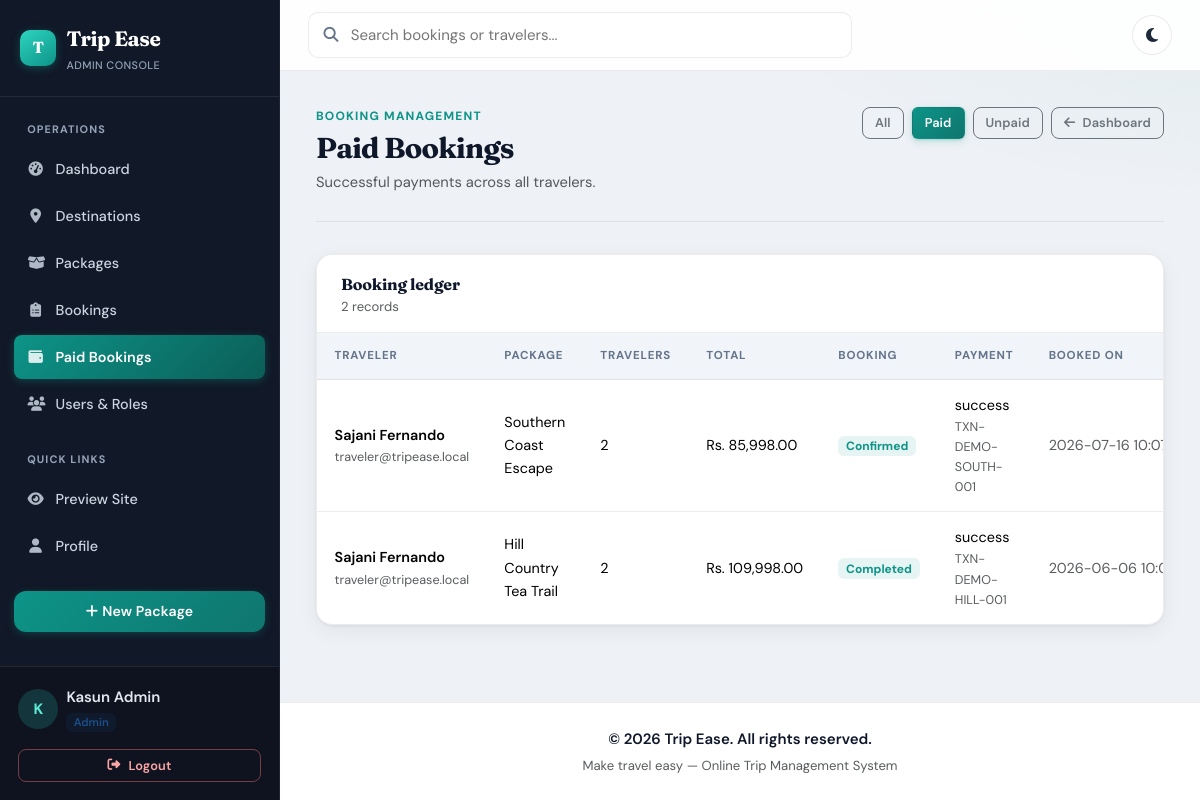
Page /admin/bookings/list.php?payment=success (signed in) on the committed database.
### tables this page shows
CREATE TABLE IF NOT EXISTS bookings (
    booking_id INT AUTO_INCREMENT PRIMARY KEY,
    user_id INT NOT NULL,
    package_id INT NOT NULL,
    num_travelers INT NOT NULL DEFAULT 1,
    total_price DECIMAL(10,2) NOT NULL DEFAULT 0.00,
    status ENUM('pending', 'confirmed', 'completed', 'cancelled') NOT NULL DEFAULT 'pending',
    booking_date TIMESTAMP NOT NULL DEFAULT CURRENT_TIMESTAMP,
    updated_at TIMESTAMP NOT NULL DEFAULT CURRENT_TIMESTAMP ON UPDATE CURRENT_TIMESTAMP,
    CONSTRAINT fk_bookings_user FOREIGN KEY (user_id) REFERENCES users(user_id) ON DELETE RESTRICT,
    CONSTRAINT fk_bookings_package FOREIGN KEY (package_id) REFERENCES packages(package_id) ON DELETE RESTRICT
);

CREATE TABLE IF NOT EXISTS users (
    user_id INT AUTO_INCREMENT PRIMARY KEY,
    name VARCHAR(100) NOT NULL,
    email VARCHAR(150) NOT NULL UNIQUE,
    password_hash VARCHAR(255) NOT NULL,
    phone VARCHAR(20) NULL,
    role ENUM('traveler', 'admin') NOT NULL DEFAULT 'traveler',
    status ENUM('active', 'inactive') NOT NULL DEFAULT 'active',
    profile_image VARCHAR(255) NULL,
    created_at TIMESTAMP NOT NULL DEFAULT CURRENT_TIMESTAMP,
    updated_at TIMESTAMP NOT NULL DEFAULT CURRENT_TIMESTAMP ON UPDATE CURRENT_TIMESTAMP
);

CREATE TABLE IF NOT EXISTS packages (
    package_id INT AUTO_INCREMENT PRIMARY KEY,
    title VARCHAR(180) NOT NULL,
    description TEXT NOT NULL,
    price DECIMAL(10,2) NOT NULL DEFAULT 0.00,
    duration_days INT NOT NULL,
    max_participants INT NOT NULL DEFAULT 1,
    available_slots INT NOT NULL DEFAULT 1,
    image VARCHAR(255) NULL,
    inclusions TEXT NULL,
    exclusions TEXT NULL,
    start_date DATE NULL,
    end_date DATE NULL,
    created_by INT NOT NULL,
    status ENUM('active', 'inactive') NOT NULL DEFAULT 'active',
    created_at TIMESTAMP NOT NULL DEFAULT CURRENT_TIMESTAMP,
    updated_at TIMESTAMP NOT NULL DEFAULT CURRENT_TIMESTAMP ON UPDATE CURRENT_TIMESTAMP,
    CONSTRAINT fk_packages_created_by FOREIGN KEY (created_by) REFERENCES users(user_id) ON DELETE RESTRICT
);

CREATE TABLE IF NOT EXISTS payments (
    payment_id INT AUTO_INCREMENT PRIMARY KEY,
    booking_id INT NOT NULL UNIQUE,
    amount DECIMAL(10,2) NOT NULL,
    payment_method VARCHAR(50) NOT NULL,
    status ENUM('success', 'failed', 'pending') NOT NULL DEFAULT 'pending',
    transaction_ref VARCHAR(120) NULL,
    payment_date TIMESTAMP NOT NULL DEFAULT CURRENT_TIMESTAMP,
    CONSTRAINT fk_payments_booking FOREIGN KEY (booking_id) REFERENCES bookings(booking_id) ON DELETE RESTRICT
);

### includes/app.php (called while the page is built, shortened)
<?php
function appUrl(string $path = ""): string
{
    $base = rtrim(APP_BASE_PATH, "/");
    return $base . "/" . ltrim($path, "/");
}

### admin/bookings/list.php (the view, shortened to what this page needs)
<?php
require_once __DIR__ . "/../../includes/auth.php";
$paymentFilter = trim((string)($_GET["payment"] ?? ""));
$sql = "SELECT
        b.booking_id,
        b.booking_date,
        b.num_travelers,
        b.total_price,
        b.status,
        u.name AS traveler_name,
        u.email AS traveler_email,
        p.title AS package_title,
        pay.status AS payment_status,
        pay.transaction_ref
     FROM bookings b
     INNER JOIN users u ON u.user_id = b.user_id
     INNER JOIN packages p ON p.package_id = b.package_id
     INNER JOIN payments pay ON pay.booking_id = b.booking_id
     WHERE 1=1";
$params = [];
if ($paymentFilter !== "") {
    $sql .= " AND pay.status = :payment_status";
    $params["payment_status"] = $paymentFilter;
}
$sql .= " ORDER BY b.booking_date DESC, b.booking_id DESC";
$stmt = $pdo->prepare($sql);
$stmt->execute($params);
$bookings = $stmt->fetchAll();
$pageTitle = $paymentFilter === "success" ? "Paid Bookings" : "Bookings";
$pageSubtitle = $paymentFilter === "success"
    ? "Successful payments across all travelers."
    : "Review traveler bookings, payments, and trip status changes.";
require_once __DIR__ . "/../../includes/header.php";
?>
<div class="page-header">
    <div>
        <p class="page-kicker mb-1">Booking management</p>
        <h2><?= htmlspecialchars($pageTitle) ?></h2>
        <p class="text-muted mb-0"><?= htmlspecialchars($pageSubtitle) ?></p>
    </div>
    <div class="d-flex gap-2 flex-wrap align-items-center">
        <a class="btn btn-sm <?= $paymentFilter === "" ? "btn-primary" : "btn-outline-secondary" ?>" href="<?= htmlspecialchars(appUrl('/admin/bookings/list.php')) ?>">All</a>
        <a class="btn btn-sm <?= $paymentFilter === "success" ? "btn-primary" : "btn-outline-secondary" ?>" href="<?= htmlspecialchars(appUrl('/admin/bookings/list.php?payment=success')) ?>">Paid</a>
        <a class="btn btn-sm <?= $paymentFilter === "pending" ? "btn-primary" : "btn-outline-secondary" ?>" href="<?= htmlspecialchars(appUrl('/admin/bookings/list.php?payment=pending')) ?>">Unpaid</a>
        <a class="btn btn-outline-secondary btn-sm" href="<?= htmlspecialchars(appUrl('/admin/index.php')) ?>">
            <i class="fa-solid fa-arrow-left me-1"></i> Dashboard
        </a>
    </div>
</div>
<div class="card card-modern card-panel">
    <div class="card-body p-0">
        <div class="panel-toolbar">
            <div>
                <h5 class="mb-0">Booking ledger</h5>
                <p class="text-muted small mb-0">
                    <?= count($bookings) ?> record<?= count($bookings) === 1 ? "" : "s" ?>
                </p>
            </div>
        </div>
        <div class="table-responsive">
            <table class="table table-app align-middle mb-0">
                <thead>
                    <tr>
                        <th>Traveler</th>
                        <th>Package</th>
                        <th>Travelers</th>
                        <th>Total</th>
                        <th>Booking</th>
                        <th>Payment</th>
                        <th>Booked on</th>
                    </tr>
                </thead>
                <tbody>
                <?php foreach ($bookings as $booking): ?>
                    <tr>
                        <td>
                            <div class="fw-semibold"><?= htmlspecialchars($booking["traveler_name"]) ?></div>
                            <div class="small text-muted"><?= htmlspecialchars($booking["traveler_email"]) ?></div>
                        </td>
                        <td><?= htmlspecialchars($booking["package_title"]) ?></td>
                        <td><?= (int)$booking["num_travelers"] ?></td>
                        <td class="text-nowrap">Rs. <?= number_format((float)$booking["total_price"], 2) ?></td>
                        <td><span class="badge badge-soft"><?= htmlspecialchars($booking["status"]) ?></span></td>
                        <td>
                            <?= htmlspecialchars($booking["payment_status"]) ?>
                            <?php if (!empty($booking["transaction_ref"])): ?>
                                <div class="small text-muted"><?= htmlspecialchars((string)$booking["transaction_ref"]) ?></div>
                            <?php endif; ?>
                        </td>
                        <td class="small text-muted text-nowrap"><?= htmlspecialchars($booking["booking_date"]) ?></td>
                    </tr>
                <?php endforeach; ?>
                </tbody>
            </table>
        </div>
    </div>
</div>
<?php require_once __DIR__ . "/../../includes/footer.php"; ?>

### rows in the picture
bookings: user.name "Sajani Fernando", user.email "traveler@tripease.local", package.title "Southern Coast Escape", num_travelers "2", total_price "85,998.00", status "Confirmed", payments.status "success", payments.transaction_ref "TXN-DEMO-SOUTH-001", booking_date "2026-07-16…"
bookings: user.name "Sajani Fernando", user.email "traveler@tripease.local", package.title "Hill Country Tea Trail", num_travelers "2", total_price "109,998.00", status "Completed", payments.status "success", payments.transaction_ref "TXN-DEMO-HILL-001", booking_date "2026-06-06…"

### other values in the picture
substr($_SESSION["user_name"] ?? "U", 0, 1) "K"
$_SESSION["user_name"] "Kasun Admin"
currentUserRole() "Admin"
$pageTitle "Paid Bookings"
$pageSubtitle "Successful payments across all travelers."
count($bookings) "2"
